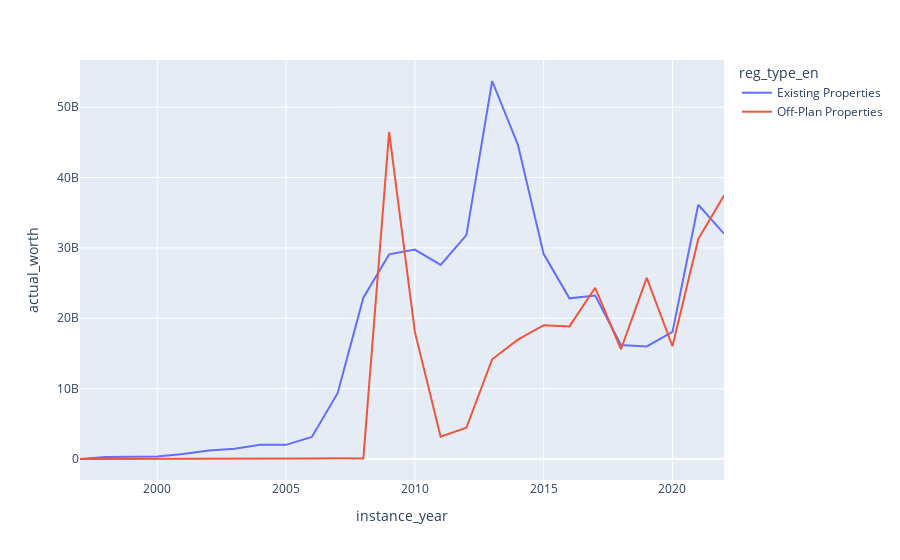

Notebook cell for this chart:
### Markdown cell above
## Registration type By Year

### Code cell
plot_df = dld_sub.groupby(["instance_year", "reg_type_en"], as_index=False)["actual_worth"].agg(sum)
    
px.line(
    data_frame=plot_df,
    x="instance_year",
    y="actual_worth",
    color="reg_type_en"
)

### Figure 1 — Plotly figure (JSON) as saved in the notebook; plotly's stock layout.template omitted (floating-point values rounded to 4 significant figures)
{"data": [{"hovertemplate": "reg_type_en=Existing Properties<br>instance_year=%{x}<br>actual_worth=%{y}<extra></extra>", "legendgroup": "Existing Properties", "line": {"color": "#636efa", "dash": "solid"}, "marker": {"symbol": "circle"}, "mode": "lines", "name": "Existing Properties", "orientation": "v", "showlegend": true, "type": "scatter", "x": [1997, 1998, 1999, 2000, 2001, 2002, 2003, 2004, 2005, 2006, 2007, 2008, 2009, 2010, 2011, 2012, 2013, 2014, 2015, 2016, 2017, 2018, 2019, 2020, 2021, 2022], "xaxis": "x", "y": [9025000, 270811582, 331675109, 359923548, 696602001, 1204662263, 1455036753, 2023685143, 2009930389, 3122639054, 9353420077, 22933924010, 29082462439, 29758412268, 27595530551, 31819637410, 53725908135, 44659932114, 29120053527, 22839394772, 23244516670, 16191127331, 15998950717, 18056310657, 36134993212, 32023646302], "yaxis": "y"}, {"hovertemplate": "reg_type_en=Off-Plan Properties<br>instance_year=%{x}<br>actual_worth=%{y}<extra></extra>", "legendgroup": "Off-Plan Properties", "line": {"color": "#EF553B", "dash": "solid"}, "marker": {"symbol": "circle"}, "mode": "lines", "name": "Off-Plan Properties", "orientation": "v", "showlegend": true, "type": "scatter", "x": [1997, 1998, 1999, 2000, 2001, 2002, 2003, 2004, 2005, 2006, 2007, 2008, 2009, 2010, 2011, 2012, 2013, 2014, 2015, 2016, 2017, 2018, 2019, 2020, 2021, 2022], "xaxis": "x", "y": [0, 0, 0, 0, 0, 0, 0, 49153700, 35864891, 53769560, 111300933, 88474179, 46490987063, 18062279084, 3177266258, 4437987595, 14175131298, 16957322061, 19015335151, 18845882191, 24332420017, 15597501105, 25747135567, 16023968284, 31260823107, 37438541289], "yaxis": "y"}], "layout": {"autosize": true, "legend": {"title": {"text": "reg_type_en"}, "tracegroupgap": 0}, "margin": {"t": 60}, "xaxis": {"anchor": "y", "autorange": true, "domain": [0, 1], "range": [1997, 2022], "title": {"text": "instance_year"}, "type": "linear"}, "yaxis": {"anchor": "x", "autorange": true, "domain": [0, 1], "range": [-2985000000.0, 56710000000.0], "title": {"text": "actual_worth"}, "type": "linear"}}}
